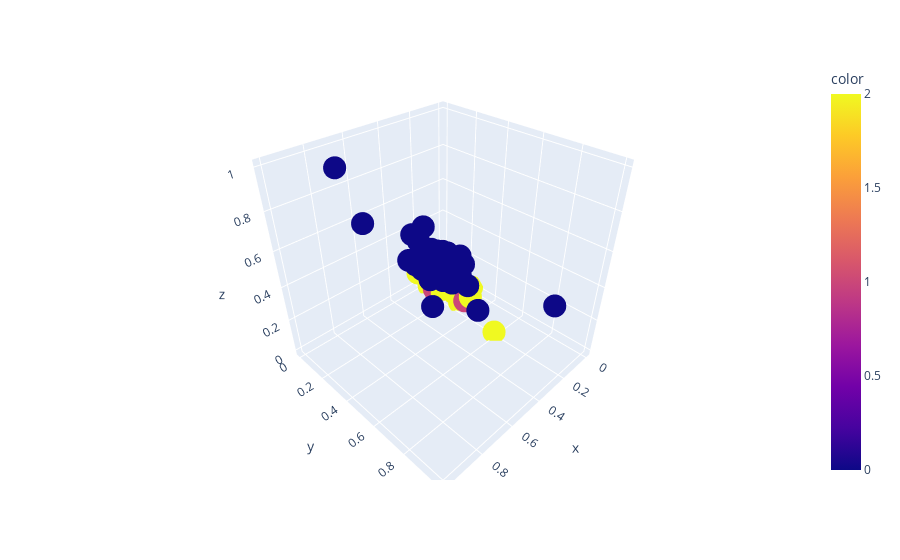

Source (notebook cell):
### Code cell
# visualzie the clustering
fig=px.scatter_3d(x=norm_hc['Grocery'],y=norm_hc['Milk'],z=norm_hc['Detergents_Paper'],color=norm_hc['clusters'],size_max=30)
fig.show()

### Figure 1 — Plotly figure (JSON) as saved in the notebook; plotly's stock layout.template omitted (floating-point values rounded to 4 significant figures; data arrays with more than 128 entries replaced by an {"elided": "..."} marker saying what was removed)
{"data": [{"hovertemplate": "x=%{x}<br>y=%{y}<br>z=%{z}<br>color=%{marker.color}<extra></extra>", "legendgroup": "", "marker": {"color": {"elided": "440 int values"}, "coloraxis": "coloraxis", "symbol": "circle"}, "mode": "markers", "name": "", "scene": "scene", "showlegend": false, "type": "scatter3d", "x": {"elided": "440 float values"}, "y": {"elided": "440 float values"}, "z": {"elided": "440 float values"}}], "layout": {"coloraxis": {"colorbar": {"title": {"text": "color"}}, "colorscale": [[0, "#0d0887"], [0.1111, "#46039f"], [0.2222, "#7201a8"], [0.3333, "#9c179e"], [0.4444, "#bd3786"], [0.5556, "#d8576b"], [0.6667, "#ed7953"], [0.7778, "#fb9f3a"], [0.8889, "#fdca26"], [1, "#f0f921"]]}, "legend": {"tracegroupgap": 0}, "margin": {"t": 60}, "scene": {"domain": {"x": [0, 1], "y": [0, 1]}, "xaxis": {"title": {"text": "x"}}, "yaxis": {"title": {"text": "y"}}, "zaxis": {"title": {"text": "z"}}}}}
